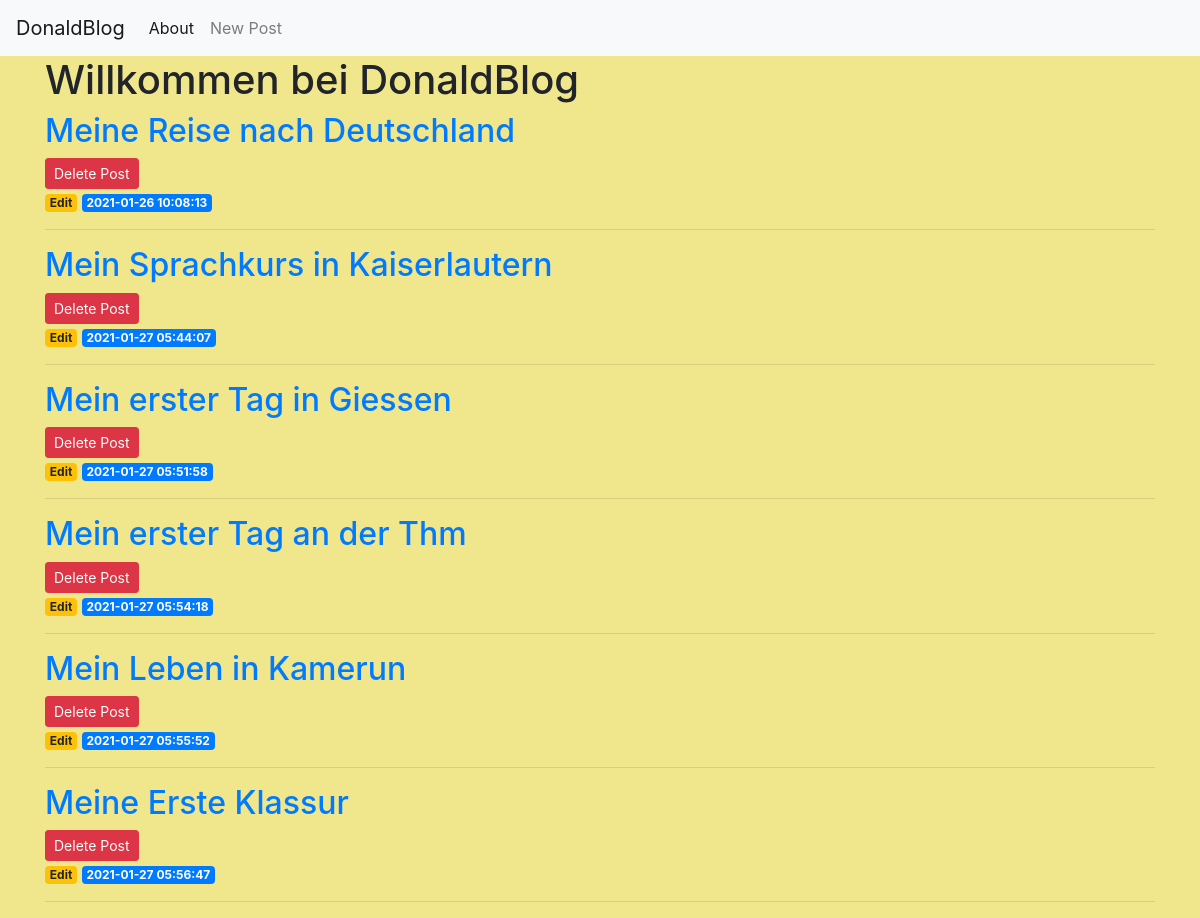
The page / on the database its author committed.
### tables this page shows
CREATE TABLE posts (
    id INTEGER PRIMARY KEY AUTOINCREMENT,
    created TIMESTAMP NOT NULL DEFAULT CURRENT_TIMESTAMP,
    title TEXT NOT NULL,
    content TEXT NOT NULL
);

### app.py (the view)
@app.route('/')
def index():
    conn = get_db_connection() #ich mache hier eine Datenbankverbindung
    posts = conn.execute('SELECT * FROM posts').fetchall() #ich führe eine SQL-Abfrage, um alle Einträge aus der Tabelle posts auszuwählen, mit fetchall um alle zeile abzurufen
    conn.close()
    return render_template('index.html', posts=posts) # Das teilt render_template() mit, nach einer Datei namens index.html im Ordner templates zu suchen. ,ich übergebe  das Objekt posts als Argument, das die Ergebnisse enthält, die Sie aus der Datenbank erhalten haben. Das ermöglicht Ihnen, auf die Blogbeiträge in der Vorlage index.html zuzugreifen.

### app.py (called while the page is built)
def get_db_connection():
    conn = sqlite3.connect('database.db')
    conn.row_factory = sqlite3.Row
    return conn

### templates/index.html
{% extends 'base.html' %}
{% block content %}
   <h1> {% block title %} Willkommen bei DonaldBlog {% endblock %}</h1>
    {% for post in posts %}
    <a href="{{ url_for('post', post_id=post['id']) }}">
        <h2>{{ post['title'] }}</h2>
    </a>
    <form action="{{ url_for('delete', id=post['id']) }}" method="POST">
        <input type="submit" value="Delete Post"
                class="btn btn-danger btn-sm"
                onclick="return confirm('Bist du sicher, dass du diesen Post löschen willst?')">
    </form>
    <a href="{{ url_for('edit', id=post['id']) }}">
        <span class="badge badge-warning">Edit</span>
    </a>
    <span class="badge badge-primary">{{ post['created'] }}</span>
    <hr>
    {% endfor %}
{% endblock %}

### templates/base.html (shortened to what this page needs)
<!doctype html>
<html lang="en">
  <head>
    <link rel="stylesheet" href="https://stackpath.bootstrapcdn.com/bootstrap/4.3.1/css/bootstrap.min.css">
  </head>
  <body class="body">
    <nav class="navbar navbar-expand-md navbar-light bg-light">
        <a class="navbar-brand" href="{{ url_for('index')}}">DonaldBlog</a>
        <div class="collapse navbar-collapse" id="navbarNav">
            <ul class="navbar-nav">
            <li class="nav-item active">
                <a class="nav-link" href="#">About</a>
            </li>
            <li class="nav-item">
                <a class="nav-link" href="{{url_for('create')}}">New Post</a>
            </li>
            </ul>
        </div>
    </nav>
    <div class="container">
        {% block content %} {% endblock %}
    </div>
  </body>
</html>

### templates/base.html (style rules this page uses)
.body { background-color: khaki; }

### rows shown on the page
posts: title "Meine Reise nach Deutschland", created "2021-01-26 10:08:13"
posts: title "Mein Sprachkurs in Kaiserlautern", created "2021-01-27 05:44:07"
posts: title "Mein erster Tag in Giessen", created "2021-01-27 05:51:58"
posts: title "Mein erster Tag an der Thm", created "2021-01-27 05:54:18"
posts: title "Mein Leben in Kamerun", created "2021-01-27 05:55:52"
posts: title "Meine Erste Klassur", created "2021-01-27 05:56:47"
